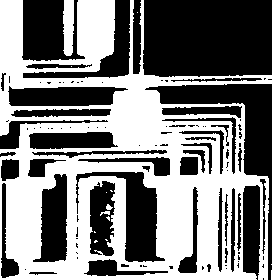
%> input picture ch08/circbw.tif, 272 x 280 px
$ octave imerode_m2.m   (GNU Octave 9; MATLAB toolbox functions it lacks are replaced by stand-ins)
%> lines starting %> are read from the running program, lines starting %| are printed output that depends on the picture; in (x1, y1, x2, y2) boxes, pixels count from 0 and x2, y2 are one past the last pixel; in counts of white or black regions, pixels touching at a corner belong together; the program's own positions count from 1
clear all;
close all;
clc;
%% 对图像进行腐蚀和膨胀
bw1 = imread('circbw.tif');
%> bw1: size 280x272 logical; 48.9% white; 14 white regions (10 under 20 px), largest, box (x1, y1, x2, y2) and area: (0, 0, 272, 280) 36579, (63, 0, 74, 56) 543, (106, 204, 113, 210) 27, (100, 211, 110, 216) 27
se = strel('rectangle', [40, 30]);
bw2 = imerode(bw1, se);
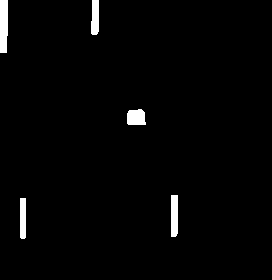
%> bw2: size 280x272 logical; 1.9% white; 5 white regions, box (x1, y1, x2, y2) and area: (0, 0, 8, 53) 407, (171, 195, 178, 237) 290, (127, 109, 146, 125) 269, (91, 0, 99, 35) 254, (20, 198, 26, 239) 244
bw3 = imdilate(bw2, se);
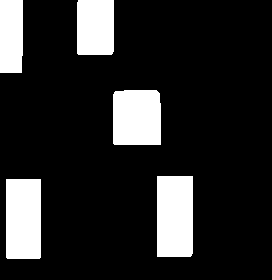
%> bw3: size 280x272 logical; 15.8% white; 5 white regions, box (x1, y1, x2, y2) and area: (157, 176, 193, 257) 2912, (6, 179, 41, 259) 2798, (113, 90, 161, 145) 2605, (77, 0, 114, 55) 2028, (0, 0, 23, 73) 1662
figure;
subplot(131); imshow(bw1);
subplot(132); imshow(bw2);
subplot(133); imshow(bw3);

$ run again, with ch08/snowflakes.png saved as ch08/circbw.tif
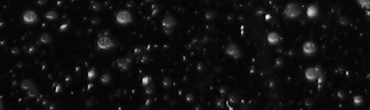
%> input picture ch08/snowflakes.png, 370 x 110 px
%> bw1 is the input picture: size 110x370 uint8; min 0, max 251, mean 17.1
%> `bw2 = imerode(bw1, se);`:
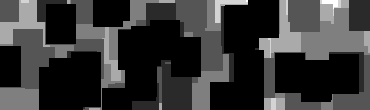
%> bw2: size 110x370 uint8; min 0, max 6, mean 1.27; drawn with min black and max white
%> `bw3 = imdilate(bw2, se);`:
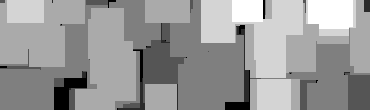
%> bw3: size 110x370 uint8; min 0, max 6, mean 3.62; drawn with min black and max white
